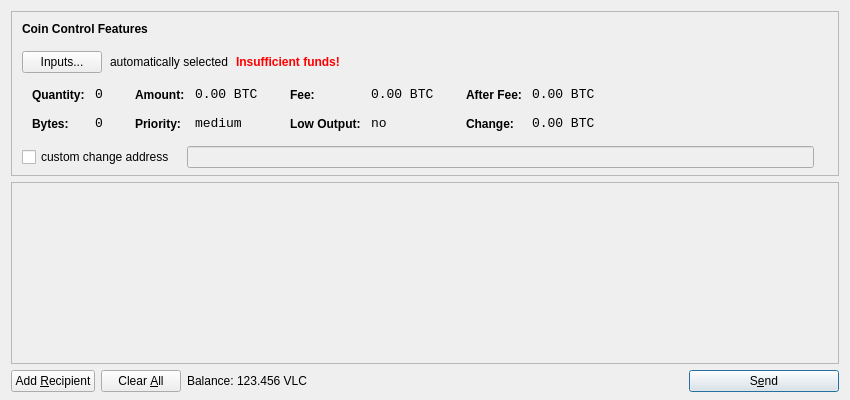
<?xml version="1.0" encoding="UTF-8"?>
<ui version="4.0">
 <class>SendCoinsDialog</class>
 <widget class="QDialog" name="SendCoinsDialog">
  <property name="geometry">
   <rect>
    <x>0</x>
    <y>0</y>
    <width>850</width>
    <height>400</height>
   </rect>
  </property>
  <property name="windowTitle">
   <string>Send Coins</string>
  </property>
  <layout class="QVBoxLayout" name="verticalLayout" stretch="0,1,0">
   <property name="bottomMargin">
    <number>8</number>
   </property>
   <item>
    <widget class="QFrame" name="frameCoinControl">
     <property name="sizePolicy">
      <sizepolicy hsizetype="Expanding" vsizetype="Expanding">
       <horstretch>0</horstretch>
       <verstretch>0</verstretch>
      </sizepolicy>
     </property>
     <property name="maximumSize">
      <size>
       <width>16777215</width>
       <height>16777215</height>
      </size>
     </property>
     <property name="frameShape">
      <enum>QFrame::StyledPanel</enum>
     </property>
     <property name="frameShadow">
      <enum>QFrame::Sunken</enum>
     </property>
     <layout class="QVBoxLayout" name="verticalLayoutCoinControl2">
      <property name="spacing">
       <number>-1</number>
      </property>
      <property name="leftMargin">
       <number>0</number>
      </property>
      <property name="topMargin">
       <number>0</number>
      </property>
      <property name="rightMargin">
       <number>0</number>
      </property>
      <property name="bottomMargin">
       <number>6</number>
      </property>
      <item>
       <layout class="QVBoxLayout" name="verticalLayoutCoinControl" stretch="0,0,0,0,1">
        <property name="spacing">
         <number>0</number>
        </property>
        <property name="leftMargin">
         <number>10</number>
        </property>
        <property name="topMargin">
         <number>10</number>
        </property>
        <item>
         <layout class="QHBoxLayout" name="horizontalLayoutCoinControl1">
          <property name="bottomMargin">
           <number>15</number>
          </property>
          <item>
           <widget class="QLabel" name="labelCoinControlFeatures">
            <property name="sizePolicy">
             <sizepolicy hsizetype="Preferred" vsizetype="Maximum">
              <horstretch>0</horstretch>
              <verstretch>0</verstretch>
             </sizepolicy>
            </property>
            <property name="font">
             <font>
              <weight>75</weight>
              <bold>true</bold>
             </font>
            </property>
            <property name="styleSheet">
             <string notr="true">font-weight:bold;</string>
            </property>
            <property name="text">
             <string>Coin Control Features</string>
            </property>
           </widget>
          </item>
         </layout>
        </item>
        <item>
         <layout class="QHBoxLayout" name="horizontalLayoutCoinControl2" stretch="0,0,0,0">
          <property name="spacing">
           <number>8</number>
          </property>
          <property name="bottomMargin">
           <number>10</number>
          </property>
          <item>
           <widget class="QPushButton" name="pushButtonCoinControl">
            <property name="styleSheet">
             <string notr="true"/>
            </property>
            <property name="text">
             <string>Inputs...</string>
            </property>
           </widget>
          </item>
          <item>
           <widget class="QLabel" name="labelCoinControlAutomaticallySelected">
            <property name="text">
             <string>automatically selected</string>
            </property>
            <property name="margin">
             <number>5</number>
            </property>
           </widget>
          </item>
          <item>
           <widget class="QLabel" name="labelCoinControlInsuffFunds">
            <property name="font">
             <font>
              <weight>75</weight>
              <bold>true</bold>
             </font>
            </property>
            <property name="styleSheet">
             <string notr="true">color:red;font-weight:bold;</string>
            </property>
            <property name="text">
             <string>Insufficient funds!</string>
            </property>
            <property name="margin">
             <number>5</number>
            </property>
           </widget>
          </item>
          <item>
           <spacer name="horizontalSpacerCoinControl">
            <property name="orientation">
             <enum>Qt::Horizontal</enum>
            </property>
            <property name="sizeHint" stdset="0">
             <size>
              <width>40</width>
              <height>1</height>
             </size>
            </property>
           </spacer>
          </item>
         </layout>
        </item>
        <item>
         <widget class="QWidget" name="widgetCoinControl" native="true">
          <property name="sizePolicy">
           <sizepolicy hsizetype="Preferred" vsizetype="Preferred">
            <horstretch>0</horstretch>
            <verstretch>0</verstretch>
           </sizepolicy>
          </property>
          <property name="minimumSize">
           <size>
            <width>0</width>
            <height>0</height>
           </size>
          </property>
          <property name="styleSheet">
           <string notr="true"/>
          </property>
          <layout class="QHBoxLayout" name="horizontalLayoutCoinControl5">
           <property name="margin">
            <number>0</number>
           </property>
           <item>
            <layout class="QHBoxLayout" name="horizontalLayoutCoinControl3" stretch="0,0,0,1">
             <property name="spacing">
              <number>20</number>
             </property>
             <property name="topMargin">
              <number>0</number>
             </property>
             <property name="bottomMargin">
              <number>10</number>
             </property>
             <item>
              <layout class="QFormLayout" name="formLayoutCoinControl1">
               <property name="horizontalSpacing">
                <number>10</number>
               </property>
               <property name="verticalSpacing">
                <number>14</number>
               </property>
               <property name="leftMargin">
                <number>10</number>
               </property>
               <property name="topMargin">
                <number>4</number>
               </property>
               <property name="rightMargin">
                <number>6</number>
               </property>
               <item row="0" column="0">
                <widget class="QLabel" name="labelCoinControlQuantityText">
                 <property name="styleSheet">
                  <string notr="true">font-weight:bold;</string>
                 </property>
                 <property name="text">
                  <string>Quantity:</string>
                 </property>
                 <property name="margin">
                  <number>0</number>
                 </property>
                </widget>
               </item>
               <item row="0" column="1">
                <widget class="QLabel" name="labelCoinControlQuantity">
                 <property name="font">
                  <font>
                   <family>Monospace</family>
                   <pointsize>10</pointsize>
                  </font>
                 </property>
                 <property name="cursor">
                  <cursorShape>IBeamCursor</cursorShape>
                 </property>
                 <property name="contextMenuPolicy">
                  <enum>Qt::ActionsContextMenu</enum>
                 </property>
                 <property name="text">
                  <string notr="true">0</string>
                 </property>
                 <property name="margin">
                  <number>0</number>
                 </property>
                 <property name="textInteractionFlags">
                  <set>Qt::LinksAccessibleByMouse|Qt::TextSelectableByKeyboard|Qt::TextSelectableByMouse</set>
                 </property>
                </widget>
               </item>
               <item row="1" column="0">
                <widget class="QLabel" name="labelCoinControlBytesText">
                 <property name="styleSheet">
                  <string notr="true">font-weight:bold;</string>
                 </property>
                 <property name="text">
                  <string>Bytes:</string>
                 </property>
                </widget>
               </item>
               <item row="1" column="1">
                <widget class="QLabel" name="labelCoinControlBytes">
                 <property name="font">
                  <font>
                   <family>Monospace</family>
                   <pointsize>10</pointsize>
                  </font>
                 </property>
                 <property name="cursor">
                  <cursorShape>IBeamCursor</cursorShape>
                 </property>
                 <property name="contextMenuPolicy">
                  <enum>Qt::ActionsContextMenu</enum>
                 </property>
                 <property name="text">
                  <string notr="true">0</string>
                 </property>
                 <property name="textInteractionFlags">
                  <set>Qt::LinksAccessibleByMouse|Qt::TextSelectableByKeyboard|Qt::TextSelectableByMouse</set>
                 </property>
                </widget>
               </item>
              </layout>
             </item>
             <item>
              <layout class="QFormLayout" name="formLayoutCoinControl2">
               <property name="horizontalSpacing">
                <number>10</number>
               </property>
               <property name="verticalSpacing">
                <number>14</number>
               </property>
               <property name="leftMargin">
                <number>6</number>
               </property>
               <property name="topMargin">
                <number>4</number>
               </property>
               <property name="rightMargin">
                <number>6</number>
               </property>
               <item row="0" column="0">
                <widget class="QLabel" name="labelCoinControlAmountText">
                 <property name="styleSheet">
                  <string notr="true">font-weight:bold;</string>
                 </property>
                 <property name="text">
                  <string>Amount:</string>
                 </property>
                 <property name="margin">
                  <number>0</number>
                 </property>
                </widget>
               </item>
               <item row="0" column="1">
                <widget class="QLabel" name="labelCoinControlAmount">
                 <property name="font">
                  <font>
                   <family>Monospace</family>
                   <pointsize>10</pointsize>
                  </font>
                 </property>
                 <property name="cursor">
                  <cursorShape>IBeamCursor</cursorShape>
                 </property>
                 <property name="contextMenuPolicy">
                  <enum>Qt::ActionsContextMenu</enum>
                 </property>
                 <property name="text">
                  <string notr="true">0.00 BTC</string>
                 </property>
                 <property name="textInteractionFlags">
                  <set>Qt::LinksAccessibleByMouse|Qt::TextSelectableByKeyboard|Qt::TextSelectableByMouse</set>
                 </property>
                </widget>
               </item>
               <item row="1" column="0">
                <widget class="QLabel" name="labelCoinControlPriorityText">
                 <property name="styleSheet">
                  <string notr="true">font-weight:bold;</string>
                 </property>
                 <property name="text">
                  <string>Priority:</string>
                 </property>
                </widget>
               </item>
               <item row="1" column="1">
                <widget class="QLabel" name="labelCoinControlPriority">
                 <property name="font">
                  <font>
                   <family>Monospace</family>
                   <pointsize>10</pointsize>
                  </font>
                 </property>
                 <property name="cursor">
                  <cursorShape>IBeamCursor</cursorShape>
                 </property>
                 <property name="contextMenuPolicy">
                  <enum>Qt::ActionsContextMenu</enum>
                 </property>
                 <property name="text">
                  <string>medium</string>
                 </property>
                 <property name="textInteractionFlags">
                  <set>Qt::LinksAccessibleByMouse|Qt::TextSelectableByKeyboard|Qt::TextSelectableByMouse</set>
                 </property>
                </widget>
               </item>
              </layout>
             </item>
             <item>
              <layout class="QFormLayout" name="formLayoutCoinControl3">
               <property name="horizontalSpacing">
                <number>10</number>
               </property>
               <property name="verticalSpacing">
                <number>14</number>
               </property>
               <property name="leftMargin">
                <number>6</number>
               </property>
               <property name="topMargin">
                <number>4</number>
               </property>
               <property name="rightMargin">
                <number>6</number>
               </property>
               <item row="0" column="0">
                <widget class="QLabel" name="labelCoinControlFeeText">
                 <property name="styleSheet">
                  <string notr="true">font-weight:bold;</string>
                 </property>
                 <property name="text">
                  <string>Fee:</string>
                 </property>
                 <property name="margin">
                  <number>0</number>
                 </property>
                </widget>
               </item>
               <item row="0" column="1">
                <widget class="QLabel" name="labelCoinControlFee">
                 <property name="font">
                  <font>
                   <family>Monospace</family>
                   <pointsize>10</pointsize>
                  </font>
                 </property>
                 <property name="cursor">
                  <cursorShape>IBeamCursor</cursorShape>
                 </property>
                 <property name="contextMenuPolicy">
                  <enum>Qt::ActionsContextMenu</enum>
                 </property>
                 <property name="text">
                  <string notr="true">0.00 BTC</string>
                 </property>
                 <property name="textInteractionFlags">
                  <set>Qt::LinksAccessibleByMouse|Qt::TextSelectableByKeyboard|Qt::TextSelectableByMouse</set>
                 </property>
                </widget>
               </item>
               <item row="1" column="0">
                <widget class="QLabel" name="labelCoinControlLowOutputText">
                 <property name="styleSheet">
                  <string notr="true">font-weight:bold;</string>
                 </property>
                 <property name="text">
                  <string>Low Output:</string>
                 </property>
                </widget>
               </item>
               <item row="1" column="1">
                <widget class="QLabel" name="labelCoinControlLowOutput">
                 <property name="font">
                  <font>
                   <family>Monospace</family>
                   <pointsize>10</pointsize>
                  </font>
                 </property>
                 <property name="cursor">
                  <cursorShape>IBeamCursor</cursorShape>
                 </property>
                 <property name="contextMenuPolicy">
                  <enum>Qt::ActionsContextMenu</enum>
                 </property>
                 <property name="text">
                  <string>no</string>
                 </property>
                 <property name="textInteractionFlags">
                  <set>Qt::LinksAccessibleByMouse|Qt::TextSelectableByKeyboard|Qt::TextSelectableByMouse</set>
                 </property>
                </widget>
               </item>
              </layout>
             </item>
             <item>
              <layout class="QFormLayout" name="formLayoutCoinControl4">
               <property name="horizontalSpacing">
                <number>10</number>
               </property>
               <property name="verticalSpacing">
                <number>14</number>
               </property>
               <property name="leftMargin">
                <number>6</number>
               </property>
               <property name="topMargin">
                <number>4</number>
               </property>
               <property name="rightMargin">
                <number>6</number>
               </property>
               <item row="0" column="0">
                <widget class="QLabel" name="labelCoinControlAfterFeeText">
                 <property name="styleSheet">
                  <string notr="true">font-weight:bold;</string>
                 </property>
                 <property name="text">
                  <string>After Fee:</string>
                 </property>
                 <property name="margin">
                  <number>0</number>
                 </property>
                </widget>
               </item>
               <item row="0" column="1">
                <widget class="QLabel" name="labelCoinControlAfterFee">
                 <property name="font">
                  <font>
                   <family>Monospace</family>
                   <pointsize>10</pointsize>
                  </font>
                 </property>
                 <property name="cursor">
                  <cursorShape>IBeamCursor</cursorShape>
                 </property>
                 <property name="contextMenuPolicy">
                  <enum>Qt::ActionsContextMenu</enum>
                 </property>
                 <property name="text">
                  <string notr="true">0.00 BTC</string>
                 </property>
                 <property name="textInteractionFlags">
                  <set>Qt::LinksAccessibleByMouse|Qt::TextSelectableByKeyboard|Qt::TextSelectableByMouse</set>
                 </property>
                </widget>
               </item>
               <item row="1" column="0">
                <widget class="QLabel" name="labelCoinControlChangeText">
                 <property name="styleSheet">
                  <string notr="true">font-weight:bold;</string>
                 </property>
                 <property name="text">
                  <string>Change:</string>
                 </property>
                </widget>
               </item>
               <item row="1" column="1">
                <widget class="QLabel" name="labelCoinControlChange">
                 <property name="font">
                  <font>
                   <family>Monospace</family>
                   <pointsize>10</pointsize>
                  </font>
                 </property>
                 <property name="cursor">
                  <cursorShape>IBeamCursor</cursorShape>
                 </property>
                 <property name="contextMenuPolicy">
                  <enum>Qt::ActionsContextMenu</enum>
                 </property>
                 <property name="text">
                  <string notr="true">0.00 BTC</string>
                 </property>
                 <property name="textInteractionFlags">
                  <set>Qt::LinksAccessibleByMouse|Qt::TextSelectableByKeyboard|Qt::TextSelectableByMouse</set>
                 </property>
                </widget>
               </item>
              </layout>
             </item>
            </layout>
           </item>
          </layout>
         </widget>
        </item>
        <item>
         <layout class="QHBoxLayout" name="horizontalLayoutCoinControl4" stretch="0,0,0">
          <property name="spacing">
           <number>12</number>
          </property>
          <property name="sizeConstraint">
           <enum>QLayout::SetDefaultConstraint</enum>
          </property>
          <property name="topMargin">
           <number>5</number>
          </property>
          <property name="rightMargin">
           <number>5</number>
          </property>
          <item>
           <widget class="QCheckBox" name="checkBoxCoinControlChange">
            <property name="text">
             <string>custom change address</string>
            </property>
           </widget>
          </item>
          <item>
           <widget class="QLineEdit" name="lineEditCoinControlChange">
            <property name="enabled">
             <bool>false</bool>
            </property>
            <property name="sizePolicy">
             <sizepolicy hsizetype="Expanding" vsizetype="Fixed">
              <horstretch>0</horstretch>
              <verstretch>0</verstretch>
             </sizepolicy>
            </property>
           </widget>
          </item>
          <item>
           <widget class="QLabel" name="labelCoinControlChangeLabel">
            <property name="sizePolicy">
             <sizepolicy hsizetype="Preferred" vsizetype="Expanding">
              <horstretch>0</horstretch>
              <verstretch>0</verstretch>
             </sizepolicy>
            </property>
            <property name="minimumSize">
             <size>
              <width>0</width>
              <height>0</height>
             </size>
            </property>
            <property name="text">
             <string/>
            </property>
            <property name="margin">
             <number>3</number>
            </property>
           </widget>
          </item>
         </layout>
        </item>
        <item>
         <spacer name="verticalSpacerCoinControl">
          <property name="orientation">
           <enum>Qt::Vertical</enum>
          </property>
          <property name="sizeHint" stdset="0">
           <size>
            <width>800</width>
            <height>1</height>
           </size>
          </property>
         </spacer>
        </item>
       </layout>
      </item>
     </layout>
    </widget>
   </item>
   <item>
    <widget class="QScrollArea" name="scrollArea">
     <property name="widgetResizable">
      <bool>true</bool>
     </property>
     <widget class="QWidget" name="scrollAreaWidgetContents">
      <property name="geometry">
       <rect>
        <x>0</x>
        <y>0</y>
        <width>830</width>
        <height>165</height>
       </rect>
      </property>
      <layout class="QVBoxLayout" name="verticalLayout_2">
       <property name="margin">
        <number>0</number>
       </property>
       <item>
        <layout class="QVBoxLayout" name="entries">
         <property name="spacing">
          <number>6</number>
         </property>
        </layout>
       </item>
       <item>
        <spacer name="verticalSpacer">
         <property name="orientation">
          <enum>Qt::Vertical</enum>
         </property>
         <property name="sizeHint" stdset="0">
          <size>
           <width>20</width>
           <height>40</height>
          </size>
         </property>
        </spacer>
       </item>
      </layout>
     </widget>
    </widget>
   </item>
   <item>
    <layout class="QHBoxLayout" name="horizontalLayout">
     <item>
      <widget class="QPushButton" name="addButton">
       <property name="toolTip">
        <string>Send to multiple recipients at once</string>
       </property>
       <property name="text">
        <string>Add &amp;Recipient</string>
       </property>
       <property name="icon">
        <iconset resource="../bitcoin.qrc">
         <normaloff>:/icons/add</normaloff>:/icons/add</iconset>
       </property>
       <property name="autoDefault">
        <bool>false</bool>
       </property>
      </widget>
     </item>
     <item>
      <widget class="QPushButton" name="clearButton">
       <property name="sizePolicy">
        <sizepolicy hsizetype="Minimum" vsizetype="Fixed">
         <horstretch>0</horstretch>
         <verstretch>0</verstretch>
        </sizepolicy>
       </property>
       <property name="toolTip">
        <string>Remove all transaction fields</string>
       </property>
       <property name="text">
        <string>Clear &amp;All</string>
       </property>
       <property name="icon">
        <iconset resource="../bitcoin.qrc">
         <normaloff>:/icons/remove</normaloff>:/icons/remove</iconset>
       </property>
       <property name="autoRepeatDelay">
        <number>300</number>
       </property>
       <property name="autoDefault">
        <bool>false</bool>
       </property>
      </widget>
     </item>
     <item>
      <layout class="QHBoxLayout" name="horizontalLayout_2">
       <property name="spacing">
        <number>3</number>
       </property>
       <item>
        <widget class="QLabel" name="label">
         <property name="text">
          <string>Balance:</string>
         </property>
        </widget>
       </item>
       <item>
        <widget class="QLabel" name="labelBalance">
         <property name="cursor">
          <cursorShape>IBeamCursor</cursorShape>
         </property>
         <property name="text">
          <string>123.456 VLC</string>
         </property>
         <property name="textInteractionFlags">
          <set>Qt::LinksAccessibleByMouse|Qt::TextSelectableByKeyboard|Qt::TextSelectableByMouse</set>
         </property>
        </widget>
       </item>
      </layout>
     </item>
     <item>
      <spacer name="horizontalSpacer">
       <property name="orientation">
        <enum>Qt::Horizontal</enum>
       </property>
       <property name="sizeHint" stdset="0">
        <size>
         <width>40</width>
         <height>20</height>
        </size>
       </property>
      </spacer>
     </item>
     <item>
      <widget class="QPushButton" name="sendButton">
       <property name="minimumSize">
        <size>
         <width>150</width>
         <height>0</height>
        </size>
       </property>
       <property name="toolTip">
        <string>Confirm the send action</string>
       </property>
       <property name="text">
        <string>S&amp;end</string>
       </property>
       <property name="icon">
        <iconset resource="../bitcoin.qrc">
         <normaloff>:/icons/send</normaloff>:/icons/send</iconset>
       </property>
       <property name="default">
        <bool>true</bool>
       </property>
      </widget>
     </item>
    </layout>
   </item>
  </layout>
 </widget>
 <resources>
  <include location="../bitcoin.qrc"/>
 </resources>
 <connections/>
</ui>
